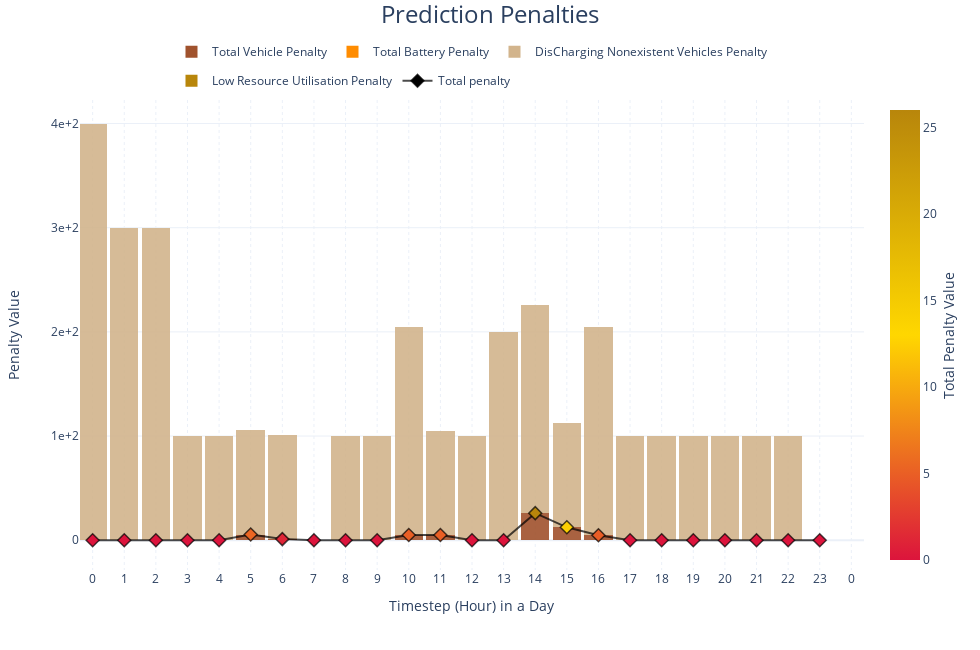

The notebook cell saved with this chart:
### Markdown cell above
#### Total Prediction Penalties

### Code cell
subplot_fig = go.Figure()

pen1 = penalties['Total Penalty']
pen2 = penalties['Total Vehicle Penalty']
pen3 = penalties['Total Battery Penalty']
pen4 = penalties['DisCharging Nonexistent Vehicles Penalty']
pen5 = penalties['Low Resource Utilisation Penalty']

subplot_fig.add_bar(y=pen2, showlegend=True, yaxis='y', width=0.9,
                    marker=dict(color='sienna', opacity=0.9, line_width=0), name='Total Vehicle Penalty')
subplot_fig.add_bar(y=pen3, showlegend=True, yaxis='y', width=0.9,
                    marker=dict(color='darkorange', opacity=0.9, line_width=0), name='Total Battery Penalty')
subplot_fig.add_bar(y=pen4, showlegend=True, yaxis='y', width=0.9,
                    marker=dict(color='tan', opacity=0.9, line_width=0), name='DisCharging Nonexistent Vehicles Penalty')
subplot_fig.add_bar(y=pen5, showlegend=True, yaxis='y', width=0.9,
                    marker=dict(color='darkgoldenrod', opacity=0.8, line_width=0), name='Low Resource Utilisation Penalty')

subplot_fig.add_scatter(x=penalties.index, y=pen1, line_shape='linear', name='Total penalty', mode='lines+markers',
                        marker=dict(size=10, symbol='diamond', line=dict(width=1.5), color=pen1, coloraxis='coloraxis'), line=dict(color='rgba(0,0,0,0.7)'),
                        showlegend=True, yaxis='y', legendgroup='Total Penalty')

subplot_fig.add_annotation(x=-0.1, y=0.5, text="Penalty Value", xanchor='left', yanchor='middle', textangle=-90, xref="paper", yref="paper", font_size=14, showarrow=False)
subplot_fig.add_annotation(x=0.5, y=-0.1, text="Timestep (Hour) in a Day", textangle=0, xref="paper", yref="paper", font_size=14, showarrow=False)

max_timestep = int(initial_training_data.Departure.max() + 1)
subplot_fig.update_layout(title="Prediction Penalties",
                          yaxis=dict(title=''), barmode='overlay')
subplot_fig.update_xaxes(tickformat='', griddash="dot", title='', range=[-0.4, 24.4],
                         tickvals=[i for i in range(max_timestep)],
                         ticktext=[str(i%24) for i in range(max_timestep)])

# For plot export: w(1280)xh(720), w(1920)xh(1080)
# For better overview in jupyter: w(850)xh(650)
plot_width = 980
plot_height = 650


total_pen1_max = pen1.max()
ytype = 'log' if total_pen1_max > 100000 else 'linear'
ymax_margin = 6 if ytype == 'log' else round(total_pen1_max + total_pen1_max/10)
yyaxistext = '- log scale' if ytype == 'log' else ''
ydtick = 1 if ytype == 'log' else 5
subplot_fig.update_yaxes(nticks=6)
subplot_fig.update_layout(height=plot_height, width=plot_width, title=dict(xanchor="center", x=0.5, font_size=24, y=0.99), 
                          showlegend=True, coloraxis=dict(colorscale=[[0, 'crimson'], [0.5, 'gold'], [1, 'darkgoldenrod']], 
                                                          colorbar=dict(title=dict(text='Total Penalty Value', side='right'))), barmode='stack',
                          legend=dict(x=0.5, orientation='h', yanchor='bottom', entrywidth=0, y=1.01, xanchor='center'), scattermode='overlay',
                          yaxis=dict(tickformat=" ,.2~g", nticks=5))


subplot_fig.show()

del max_timestep, plot_width, plot_height

### Figure 1 — Plotly figure (JSON) as saved in the notebook; plotly's stock layout.template omitted (floating-point values rounded to 4 significant figures)
{"data": [{"marker": {"color": "sienna", "line": {"width": 0}, "opacity": 0.9}, "name": "Total Vehicle Penalty", "showlegend": true, "type": "bar", "width": 0.9, "y": [0, 0, 0, 0, 0, 5.5, 1.107, 0, 0, 0, 5.017, 5.017, 0, 0, 26.02, 12.43, 4.837, 0, 0, 0, 0, 0, 0, 0], "yaxis": "y"}, {"marker": {"color": "darkorange", "line": {"width": 0}, "opacity": 0.9}, "name": "Total Battery Penalty", "showlegend": true, "type": "bar", "width": 0.9, "y": [0, 0, 0, 0, 0, 0, 0, 0, 0, 0, 0, 0, 0, 0, 0, 0, 0, 0, 0, 0, 0, 0, 0, 0], "yaxis": "y"}, {"marker": {"color": "tan", "line": {"width": 0}, "opacity": 0.9}, "name": "DisCharging Nonexistent Vehicles Penalty", "showlegend": true, "type": "bar", "width": 0.9, "y": [400, 300, 300, 100, 100, 100, 100, 0, 100, 100, 200, 100, 100, 200, 200, 100, 200, 100, 100, 100, 100, 100, 100, 0], "yaxis": "y"}, {"marker": {"color": "darkgoldenrod", "line": {"width": 0}, "opacity": 0.8}, "name": "Low Resource Utilisation Penalty", "showlegend": true, "type": "bar", "width": 0.9, "y": [0, 0, 0, 0, 0, 0, 0, 0, 0, 0, 0, 0, 0, 0, 0, 0, 0, 0, 0, 0, 0, 0, 0, 0], "yaxis": "y"}, {"legendgroup": "Total Penalty", "line": {"color": "rgba(0,0,0,0.7)", "shape": "linear"}, "marker": {"color": [0, 0, 0, 0, 0, 5.5, 1.107, 0, 0, 0, 5.017, 5.017, 0, 0, 26.02, 12.43, 4.837, 0, 0, 0, 0, 0, 0, 0], "coloraxis": "coloraxis", "line": {"width": 1.5}, "size": 10, "symbol": "diamond"}, "mode": "lines+markers", "name": "Total penalty", "showlegend": true, "type": "scatter", "x": [0, 1, 2, 3, 4, 5, 6, 7, 8, 9, 10, 11, 12, 13, 14, 15, 16, 17, 18, 19, 20, 21, 22, 23], "y": [0, 0, 0, 0, 0, 5.5, 1.107, 0, 0, 0, 5.017, 5.017, 0, 0, 26.02, 12.43, 4.837, 0, 0, 0, 0, 0, 0, 0], "yaxis": "y"}], "layout": {"annotations": [{"font": {"size": 14}, "showarrow": false, "text": "Penalty Value", "textangle": -90, "x": -0.1, "xanchor": "left", "xref": "paper", "y": 0.5, "yanchor": "middle", "yref": "paper"}, {"font": {"size": 14}, "showarrow": false, "text": "Timestep (Hour) in a Day", "textangle": 0, "x": 0.5, "xref": "paper", "y": -0.1, "yref": "paper"}], "barmode": "stack", "coloraxis": {"colorbar": {"title": {"side": "right", "text": "Total Penalty Value"}}, "colorscale": [[0, "crimson"], [0.5, "gold"], [1, "darkgoldenrod"]]}, "height": 650, "legend": {"entrywidth": 0, "orientation": "h", "x": 0.5, "xanchor": "center", "y": 1.01, "yanchor": "bottom"}, "scattermode": "overlay", "showlegend": true, "title": {"font": {"size": 24}, "text": "Prediction Penalties", "x": 0.5, "xanchor": "center", "y": 0.99}, "width": 980, "xaxis": {"griddash": "dot", "range": [-0.4, 24.4], "tickformat": "", "ticktext": ["0", "1", "2", "3", "4", "5", "6", "7", "8", "9", "10", "11", "12", "13", "14", "15", "16", "17", "18", "19", "20", "21", "22", "23", "0", "1", "2", "3"], "tickvals": [0, 1, 2, 3, 4, 5, 6, 7, 8, 9, 10, 11, 12, 13, 14, 15, 16, 17, 18, 19, 20, 21, 22, 23, 24, 25, 26, 27], "title": {"text": ""}}, "yaxis": {"nticks": 5, "tickformat": " ,.2~g", "title": {"text": ""}}}}
